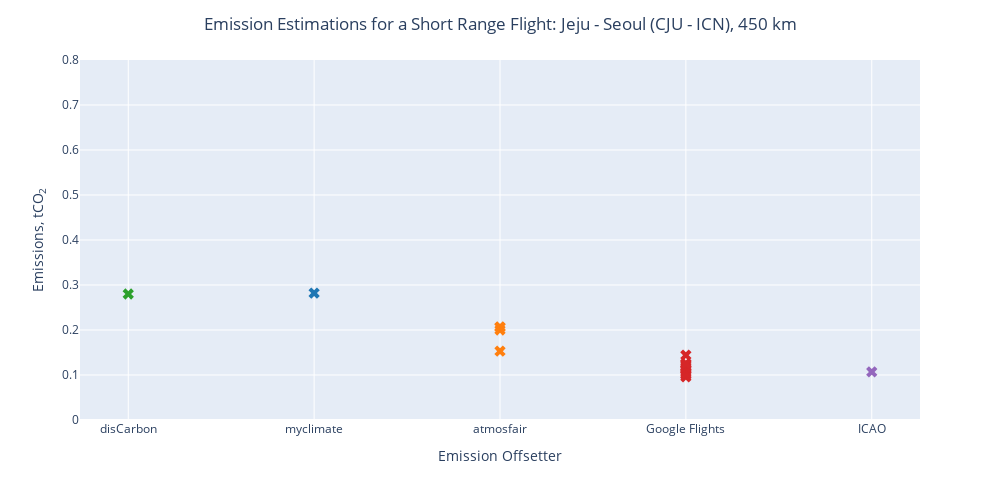

The code cell stored with this chart in its notebook:
### Code cell
fig = px.scatter(emissions_range.query("Range=='Short'"), x="Emission Offsetter", y="Emission", color="Emission Offsetter", color_discrete_sequence=color_sequence)
fig.update_yaxes(range=[0, 0.8])
fig.update_layout(
    title="Emission Estimations for a Short Range Flight: Jeju - Seoul (CJU - ICN), 450 km",
    title_x=0.5,
    yaxis_title="Emissions, tCO<sub>2</sub>",
    showlegend=False,
    height=500, width=1000
)
fig.update_traces(marker_symbol='x', marker_size=10)
fig.show()

### Figure 1 — Plotly figure (JSON) as saved in the notebook; plotly's stock layout.template omitted (floating-point values rounded to 4 significant figures)
{"data": [{"hovertemplate": "Emission Offsetter=%{x}<br>Emission=%{y}<extra></extra>", "legendgroup": "disCarbon", "marker": {"color": "#2CA02C", "size": 10, "symbol": "x"}, "mode": "markers", "name": "disCarbon", "orientation": "v", "showlegend": true, "type": "scatter", "x": ["disCarbon"], "xaxis": "x", "y": [0.28], "yaxis": "y"}, {"hovertemplate": "Emission Offsetter=%{x}<br>Emission=%{y}<extra></extra>", "legendgroup": "myclimate", "marker": {"color": "#1F77B4", "size": 10, "symbol": "x"}, "mode": "markers", "name": "myclimate", "orientation": "v", "showlegend": true, "type": "scatter", "x": ["myclimate"], "xaxis": "x", "y": [0.282], "yaxis": "y"}, {"hovertemplate": "Emission Offsetter=%{x}<br>Emission=%{y}<extra></extra>", "legendgroup": "atmosfair", "marker": {"color": "#FF7F0E", "size": 10, "symbol": "x"}, "mode": "markers", "name": "atmosfair", "orientation": "v", "showlegend": true, "type": "scatter", "x": ["atmosfair", "atmosfair", "atmosfair", "atmosfair"], "xaxis": "x", "y": [0.153, 0.2, 0.207, 0.206], "yaxis": "y"}, {"hovertemplate": "Emission Offsetter=%{x}<br>Emission=%{y}<extra></extra>", "legendgroup": "Google Flights", "marker": {"color": "#D62728", "size": 10, "symbol": "x"}, "mode": "markers", "name": "Google Flights", "orientation": "v", "showlegend": true, "type": "scatter", "x": ["Google Flights", "Google Flights", "Google Flights", "Google Flights", "Google Flights", "Google Flights", "Google Flights", "Google Flights", "Google Flights", "Google Flights", "Google Flights"], "xaxis": "x", "y": [0.096, 0.1, 0.102, 0.106, 0.112, 0.116, 0.118, 0.122, 0.124, 0.126, 0.144], "yaxis": "y"}, {"hovertemplate": "Emission Offsetter=%{x}<br>Emission=%{y}<extra></extra>", "legendgroup": "ICAO", "marker": {"color": "#9467BD", "size": 10, "symbol": "x"}, "mode": "markers", "name": "ICAO", "orientation": "v", "showlegend": true, "type": "scatter", "x": ["ICAO"], "xaxis": "x", "y": [0.1068], "yaxis": "y"}], "layout": {"height": 500, "legend": {"title": {"text": "Emission Offsetter"}, "tracegroupgap": 0}, "margin": {"t": 60}, "showlegend": false, "title": {"text": "Emission Estimations for a Short Range Flight: Jeju - Seoul (CJU - ICN), 450 km", "x": 0.5}, "width": 1000, "xaxis": {"anchor": "y", "categoryarray": ["disCarbon", "myclimate", "atmosfair", "Google Flights", "ICAO"], "categoryorder": "array", "domain": [0, 1], "title": {"text": "Emission Offsetter"}}, "yaxis": {"anchor": "x", "domain": [0, 1], "range": [0, 0.8], "title": {"text": "Emissions, tCO<sub>2</sub>"}}}}
